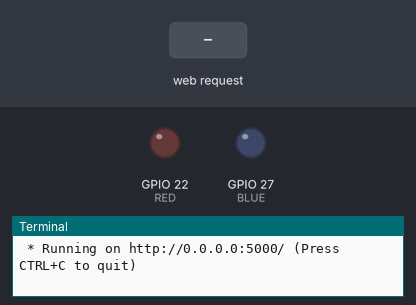
A program run on a simulated Raspberry Pi (BCM pin numbers). Shown: output pins drawn as LEDs (lit = HIGH), the last lines printed to the terminal. The inputs (shaded band) are chosen by the test bench. The clock reads 2024-03-15 10:24:30 at power-on unless the program sets it.

Above: at 1.2 s.
1.3 s: HTTP request for /led/red/on received
At 2.2 s:
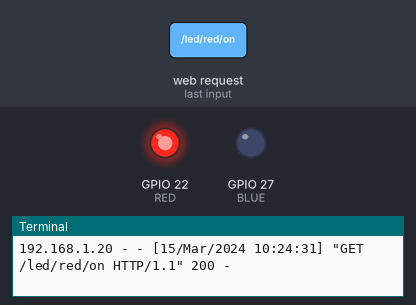
2.8 s: HTTP request for /led/blue/on received
At 3.3 s:
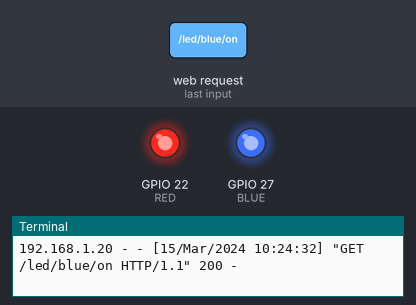
4.3 s: HTTP request for /led/red/off received
At 5.7 s:
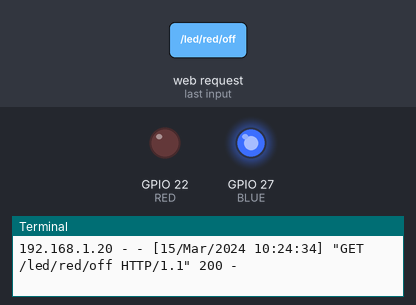
Timing chart, 0 to 7.3 s (numbered marks = the images above; inputs shaded):
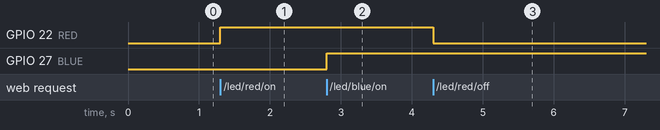

Measured:
- after the input at 1.3 s, GPIO 22 (RED): LOW → HIGH at once
- after the input at 2.8 s, GPIO 27 (BLUE): LOW → HIGH at once
- after the input at 4.3 s, GPIO 22 (RED): HIGH → LOW at once

The program:

flask_led_task.py
```python
from flask import Flask
import RPi.GPIO as GPIO

RED = 22
BLUE = 27

# Flask 객체 생성
# __name__은 파일명
app = Flask(__name__)

GPIO.setmode(GPIO.BCM)
GPIO.setup(RED, GPIO.OUT)
GPIO.setup(BLUE, GPIO.OUT)

#라우팅을 위한 뷰 함수
@app.route("/")
def output():
    return '''
    <p>Hello, Flask</p>
    <br>
    <a href="/led/red/on">RED LED ON</a>
    <a href="/led/red/off">RED LED OFF</a>
    <br>
    <a href="/led/blue/on">BLUE LED ON</a>
    <a href="/led/blue/off">BLUE LED OFF</a>
    '''

@app.route("/led/<color>/<status>")
def led(color, status):
    if color == "red":
        if status == "on":
            GPIO.output(RED, GPIO.HIGH)
            return '''
            <p>RED LED ON</p>
            <a href="/">Go Home</a>
            '''
        elif status == "off":
            GPIO.output(RED, GPIO.LOW)
            return '''
            <p>RED LED OFF</p>
            <a href="/">Go Home</a>
        '''
    elif color == "blue":
        if status == "on":
            GPIO.output(BLUE, GPIO.HIGH)
            return '''
            <p>BLUE LED ON</p>
            <a href="/">Go Home</a>
            '''
        elif status == "off":
            GPIO.output(BLUE, GPIO.LOW)
            return '''
            <p>BLUE LED OFF</p>
            <a href="/">Go Home</a>
        '''


# 터미널에서 직접 실행시킨 경우
if __name__=="__main__":
    try:
        app.run(host="0.0.0.0")
    finally:
        GPIO.cleanup()
```
